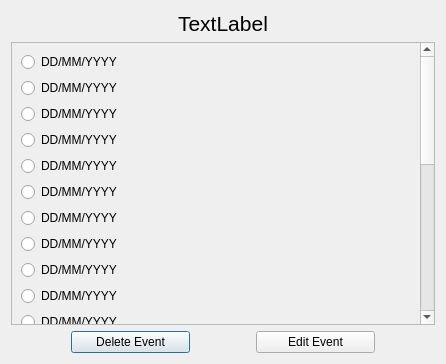
<?xml version="1.0" encoding="UTF-8"?>
<ui version="4.0">
 <class>day_popup</class>
 <widget class="QDialog" name="day_popup">
  <property name="geometry">
   <rect>
    <x>0</x>
    <y>0</y>
    <width>446</width>
    <height>364</height>
   </rect>
  </property>
  <property name="windowTitle">
   <string>Dialog</string>
  </property>
  <layout class="QVBoxLayout" name="verticalLayout">
   <item>
    <widget class="QLabel" name="label_date">
     <property name="sizePolicy">
      <sizepolicy hsizetype="Preferred" vsizetype="Fixed">
       <horstretch>0</horstretch>
       <verstretch>0</verstretch>
      </sizepolicy>
     </property>
     <property name="font">
      <font>
       <pointsize>16</pointsize>
      </font>
     </property>
     <property name="text">
      <string>TextLabel</string>
     </property>
     <property name="alignment">
      <set>Qt::AlignCenter</set>
     </property>
    </widget>
   </item>
   <item>
    <widget class="QScrollArea" name="scrollArea">
     <property name="widgetResizable">
      <bool>true</bool>
     </property>
     <widget class="QWidget" name="scrollAreaWidgetContents">
      <property name="geometry">
       <rect>
        <x>0</x>
        <y>0</y>
        <width>409</width>
        <height>687</height>
       </rect>
      </property>
      <layout class="QVBoxLayout" name="verticalLayout_2">
       <item>
        <widget class="QRadioButton" name="radioButton_1">
         <property name="sizePolicy">
          <sizepolicy hsizetype="Fixed" vsizetype="Fixed">
           <horstretch>0</horstretch>
           <verstretch>0</verstretch>
          </sizepolicy>
         </property>
         <property name="text">
          <string>DD/MM/YYYY</string>
         </property>
        </widget>
       </item>
       <item>
        <widget class="QRadioButton" name="radioButton_2">
         <property name="sizePolicy">
          <sizepolicy hsizetype="Fixed" vsizetype="Fixed">
           <horstretch>0</horstretch>
           <verstretch>0</verstretch>
          </sizepolicy>
         </property>
         <property name="text">
          <string>DD/MM/YYYY</string>
         </property>
        </widget>
       </item>
       <item>
        <widget class="QRadioButton" name="radioButton_3">
         <property name="sizePolicy">
          <sizepolicy hsizetype="Fixed" vsizetype="Fixed">
           <horstretch>0</horstretch>
           <verstretch>0</verstretch>
          </sizepolicy>
         </property>
         <property name="text">
          <string>DD/MM/YYYY</string>
         </property>
        </widget>
       </item>
       <item>
        <widget class="QRadioButton" name="radioButton_4">
         <property name="sizePolicy">
          <sizepolicy hsizetype="Fixed" vsizetype="Fixed">
           <horstretch>0</horstretch>
           <verstretch>0</verstretch>
          </sizepolicy>
         </property>
         <property name="text">
          <string>DD/MM/YYYY</string>
         </property>
        </widget>
       </item>
       <item>
        <widget class="QRadioButton" name="radioButton_5">
         <property name="sizePolicy">
          <sizepolicy hsizetype="Fixed" vsizetype="Fixed">
           <horstretch>0</horstretch>
           <verstretch>0</verstretch>
          </sizepolicy>
         </property>
         <property name="text">
          <string>DD/MM/YYYY</string>
         </property>
        </widget>
       </item>
       <item>
        <widget class="QRadioButton" name="radioButton_6">
         <property name="sizePolicy">
          <sizepolicy hsizetype="Fixed" vsizetype="Fixed">
           <horstretch>0</horstretch>
           <verstretch>0</verstretch>
          </sizepolicy>
         </property>
         <property name="text">
          <string>DD/MM/YYYY</string>
         </property>
        </widget>
       </item>
       <item>
        <widget class="QRadioButton" name="radioButton_7">
         <property name="sizePolicy">
          <sizepolicy hsizetype="Fixed" vsizetype="Fixed">
           <horstretch>0</horstretch>
           <verstretch>0</verstretch>
          </sizepolicy>
         </property>
         <property name="text">
          <string>DD/MM/YYYY</string>
         </property>
        </widget>
       </item>
       <item>
        <widget class="QRadioButton" name="radioButton_8">
         <property name="sizePolicy">
          <sizepolicy hsizetype="Fixed" vsizetype="Fixed">
           <horstretch>0</horstretch>
           <verstretch>0</verstretch>
          </sizepolicy>
         </property>
         <property name="text">
          <string>DD/MM/YYYY</string>
         </property>
        </widget>
       </item>
       <item>
        <widget class="QRadioButton" name="radioButton_9">
         <property name="sizePolicy">
          <sizepolicy hsizetype="Fixed" vsizetype="Fixed">
           <horstretch>0</horstretch>
           <verstretch>0</verstretch>
          </sizepolicy>
         </property>
         <property name="text">
          <string>DD/MM/YYYY</string>
         </property>
        </widget>
       </item>
       <item>
        <widget class="QRadioButton" name="radioButton_10">
         <property name="sizePolicy">
          <sizepolicy hsizetype="Fixed" vsizetype="Fixed">
           <horstretch>0</horstretch>
           <verstretch>0</verstretch>
          </sizepolicy>
         </property>
         <property name="text">
          <string>DD/MM/YYYY</string>
         </property>
        </widget>
       </item>
       <item>
        <widget class="QRadioButton" name="radioButton_11">
         <property name="sizePolicy">
          <sizepolicy hsizetype="Fixed" vsizetype="Fixed">
           <horstretch>0</horstretch>
           <verstretch>0</verstretch>
          </sizepolicy>
         </property>
         <property name="text">
          <string>DD/MM/YYYY</string>
         </property>
        </widget>
       </item>
       <item>
        <widget class="QRadioButton" name="radioButton_12">
         <property name="sizePolicy">
          <sizepolicy hsizetype="Fixed" vsizetype="Fixed">
           <horstretch>0</horstretch>
           <verstretch>0</verstretch>
          </sizepolicy>
         </property>
         <property name="text">
          <string>DD/MM/YYYY</string>
         </property>
        </widget>
       </item>
       <item>
        <widget class="QRadioButton" name="radioButton_13">
         <property name="sizePolicy">
          <sizepolicy hsizetype="Fixed" vsizetype="Fixed">
           <horstretch>0</horstretch>
           <verstretch>0</verstretch>
          </sizepolicy>
         </property>
         <property name="text">
          <string>DD/MM/YYYY</string>
         </property>
        </widget>
       </item>
       <item>
        <widget class="QRadioButton" name="radioButton_14">
         <property name="sizePolicy">
          <sizepolicy hsizetype="Fixed" vsizetype="Fixed">
           <horstretch>0</horstretch>
           <verstretch>0</verstretch>
          </sizepolicy>
         </property>
         <property name="text">
          <string>DD/MM/YYYY</string>
         </property>
        </widget>
       </item>
       <item>
        <widget class="QRadioButton" name="radioButton_15">
         <property name="sizePolicy">
          <sizepolicy hsizetype="Fixed" vsizetype="Fixed">
           <horstretch>0</horstretch>
           <verstretch>0</verstretch>
          </sizepolicy>
         </property>
         <property name="text">
          <string>DD/MM/YYYY</string>
         </property>
        </widget>
       </item>
       <item>
        <widget class="QRadioButton" name="radioButton_16">
         <property name="sizePolicy">
          <sizepolicy hsizetype="Fixed" vsizetype="Fixed">
           <horstretch>0</horstretch>
           <verstretch>0</verstretch>
          </sizepolicy>
         </property>
         <property name="text">
          <string>DD/MM/YYYY</string>
         </property>
        </widget>
       </item>
       <item>
        <widget class="QRadioButton" name="radioButton_17">
         <property name="sizePolicy">
          <sizepolicy hsizetype="Fixed" vsizetype="Fixed">
           <horstretch>0</horstretch>
           <verstretch>0</verstretch>
          </sizepolicy>
         </property>
         <property name="text">
          <string>DD/MM/YYYY</string>
         </property>
        </widget>
       </item>
       <item>
        <widget class="QRadioButton" name="radioButton_18">
         <property name="sizePolicy">
          <sizepolicy hsizetype="Fixed" vsizetype="Fixed">
           <horstretch>0</horstretch>
           <verstretch>0</verstretch>
          </sizepolicy>
         </property>
         <property name="text">
          <string>DD/MM/YYYY</string>
         </property>
        </widget>
       </item>
       <item>
        <widget class="QRadioButton" name="radioButton_19">
         <property name="sizePolicy">
          <sizepolicy hsizetype="Fixed" vsizetype="Fixed">
           <horstretch>0</horstretch>
           <verstretch>0</verstretch>
          </sizepolicy>
         </property>
         <property name="text">
          <string>DD/MM/YYYY</string>
         </property>
        </widget>
       </item>
       <item>
        <widget class="QRadioButton" name="radioButton_20">
         <property name="sizePolicy">
          <sizepolicy hsizetype="Fixed" vsizetype="Fixed">
           <horstretch>0</horstretch>
           <verstretch>0</verstretch>
          </sizepolicy>
         </property>
         <property name="text">
          <string>DD/MM/YYYY</string>
         </property>
        </widget>
       </item>
       <item>
        <widget class="QRadioButton" name="radioButton_21">
         <property name="sizePolicy">
          <sizepolicy hsizetype="Fixed" vsizetype="Fixed">
           <horstretch>0</horstretch>
           <verstretch>0</verstretch>
          </sizepolicy>
         </property>
         <property name="text">
          <string>DD/MM/YYYY</string>
         </property>
        </widget>
       </item>
       <item>
        <widget class="QRadioButton" name="radioButton_22">
         <property name="sizePolicy">
          <sizepolicy hsizetype="Fixed" vsizetype="Fixed">
           <horstretch>0</horstretch>
           <verstretch>0</verstretch>
          </sizepolicy>
         </property>
         <property name="text">
          <string>DD/MM/YYYY</string>
         </property>
        </widget>
       </item>
       <item>
        <widget class="QRadioButton" name="radioButton_23">
         <property name="sizePolicy">
          <sizepolicy hsizetype="Fixed" vsizetype="Fixed">
           <horstretch>0</horstretch>
           <verstretch>0</verstretch>
          </sizepolicy>
         </property>
         <property name="text">
          <string>DD/MM/YYYY</string>
         </property>
        </widget>
       </item>
       <item>
        <widget class="QRadioButton" name="radioButton_24">
         <property name="sizePolicy">
          <sizepolicy hsizetype="Fixed" vsizetype="Fixed">
           <horstretch>0</horstretch>
           <verstretch>0</verstretch>
          </sizepolicy>
         </property>
         <property name="text">
          <string>DD/MM/YYYY</string>
         </property>
        </widget>
       </item>
       <item>
        <widget class="QRadioButton" name="radioButton_25">
         <property name="sizePolicy">
          <sizepolicy hsizetype="Fixed" vsizetype="Fixed">
           <horstretch>0</horstretch>
           <verstretch>0</verstretch>
          </sizepolicy>
         </property>
         <property name="text">
          <string>DD/MM/YYYY</string>
         </property>
        </widget>
       </item>
      </layout>
     </widget>
    </widget>
   </item>
   <item>
    <layout class="QHBoxLayout" name="horizontalLayout">
     <item>
      <widget class="QPushButton" name="pushButton_delete">
       <property name="minimumSize">
        <size>
         <width>119</width>
         <height>0</height>
        </size>
       </property>
       <property name="maximumSize">
        <size>
         <width>119</width>
         <height>16777215</height>
        </size>
       </property>
       <property name="text">
        <string>Delete Event</string>
       </property>
      </widget>
     </item>
     <item>
      <widget class="QPushButton" name="pushButton_edit">
       <property name="maximumSize">
        <size>
         <width>119</width>
         <height>32</height>
        </size>
       </property>
       <property name="text">
        <string>Edit Event</string>
       </property>
      </widget>
     </item>
    </layout>
   </item>
  </layout>
 </widget>
 <resources/>
 <connections/>
</ui>
